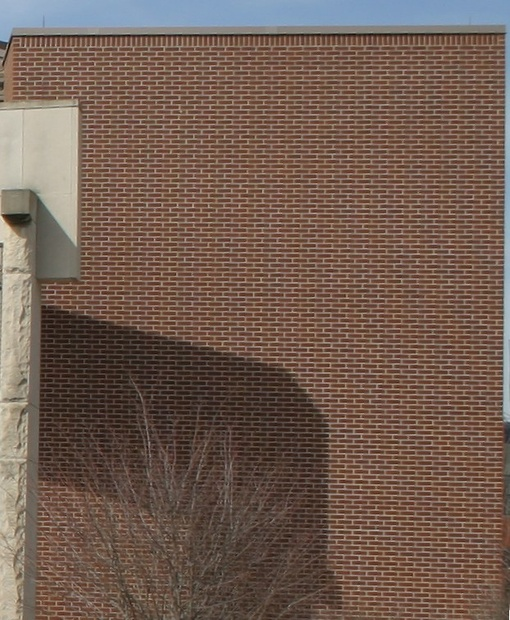
#> input picture Python/PiAD/Moire_pattern_of_bricks.jpg, 510 x 620 px, shrunk from 622 x 756 before the run
$ python LAB04.py
#> lines starting #> are read from the running program, lines starting #| are printed output that depends on the picture; after the words box and inside, x2 and y2 are one past the last pixel; in counts of white or black regions, pixels touching at a corner belong together
import numpy as np
import matplotlib.pyplot as plt

# Część 1. Dyskretyzacja

# zadanie 1-2


def genSin(f, fs):
    t = np.linspace(0, 1, fs)
    return t, np.sin(2 * np.pi * f * t)


# zadanie 3
f = 10
fs = np.array((20, 21, 30, 45, 50, 100, 150, 200, 250, 1000))
t, y_t = genSin(f, 20)

for i, fs2 in enumerate(fs):
    plt.subplot(5, 2, i + 1)
    t, y_t = genSin(f, fs2)
    plt.plot(t, y_t)
    plt.title(f"f = {f}Hz, Fs = {fs2}Hz", fontsize=4)
    plt.xlabel("Czas [s]", fontsize=4)
    plt.ylabel("Amplituda", fontsize=4)
    plt.grid(True)

plt.tight_layout()
plt.show()
#> figure, not shown here; panel 1: curve peaks at x = 0.526, y = 0.997; panel 2: curve peaks at x = 0.6, y = 5.64e-15; panel 3: curve peaks at x = 0.724, y = 0.999; panel 4: curve peaks at x = 0.0227, y = 0.99

# zadanie 4
# Twierdzenie to nazywa się Twierdzeniem o próbkowaniu i mówi,
# że częstotliwość próbkowania musi być co najmniej 2 razy większa
# niż częstotliwość sygnału


# zadanie 5
# zjawisko to nazywa się aliasingiem co sprawia
# pojawianie się fałszywych częstotliwości


methods = [
    None,
    "none",
    "nearest",
    "bilinear",
    "bicubic",
    "spline16",
    "spline36",
    "hanning",
    "hamming",
    "hermite",
    "kaiser",
    "quadric",
    "catrom",
    "gaussian",
    "bessel",
    "mitchell",
    "sinc",
    "lanczos",
]


# zadanie 6-7
np.random.seed(19680801)

grid = np.random.rand(4, 4)
grid = plt.imread("Moire_pattern_of_bricks.jpg")
#> grid is the input picture: shape (620, 510, 3); mean R, G, B 114.2, 93.1, 81.4

fig, axs = plt.subplots(
    nrows=3, ncols=6, figsize=(9, 6), subplot_kw={"xticks": [], "yticks": []}
)

for ax, interp_method in zip(axs.flat, methods):
    ax.imshow(grid, interpolation=interp_method, cmap="viridis")
    ax.set_title(str(interp_method))

plt.tight_layout()
plt.show()

# Część 2. Kwantyzacja
# zadanie 2
print("Wymiary obrazu:", grid.shape)
#| Wymiary obrazu: (620, 510, 3)

# zadanie 3
print("Liczba kanałów (np. RGB):",
      grid.shape[2])
#| Liczba kanałów (np. RGB): 3

# zadanie 4
if len(grid.shape) == 3 and grid.shape[2] == 3:
    gray1 = ((np.max(grid, axis=2) + np.min(grid, axis=2)) / 2).astype(np.uint8)
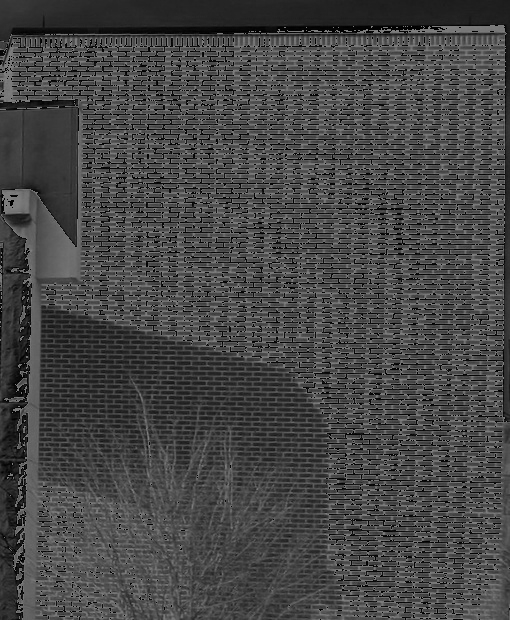
#> gray1: shape (620, 510); min 0, max 127, mean 70.5
    gray2 = np.mean(grid, axis=2).astype(np.uint8)
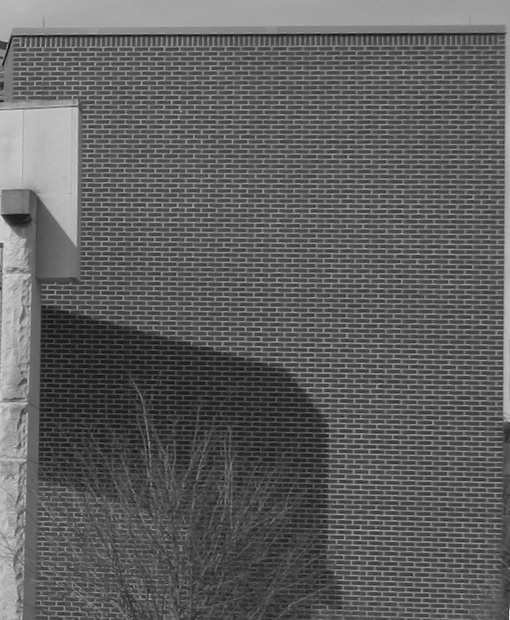
#> gray2: shape (620, 510); min 6, max 225, mean 95.9
    gray3 = (0.21 * grid[:, :, 0] + 0.72 * grid[:, :, 1] +
             0.07 * grid[:, :, 2]).astype(np.uint8)
else:
    gray1 = gray2 = gray3 = grid


# Zadanie 5
plt.figure(figsize=(12, 4))

for i, gray in enumerate([gray1, gray2, gray3]):
    plt.subplot(1, 3, i+1)
    plt.hist(gray.ravel(), bins=256, color='gray')
    plt.title(f"Histogram metody {i+1}")
    plt.xlabel("Wartość piksela")
    plt.ylabel("Liczba pikseli")
#> this loop made 3 passes


# zadanie 6
hist, bins = np.histogram(gray3, bins=16)
#> hist = [40, 4950, 13363, 21769, 76460, 49581, 32982, 29998, 31093, 19373, 14496, 8692, 6591, 6299, 491, 22]; bins = 17 values from 6 to 229
print("Przedziały histogramu:", bins)
#| Przedziały histogramu: [  6.      19.9375  33.875   47.8125  61.75    75.6875  89.625  103.5625
#|  117.5    131.4375 145.375  159.3125 173.25   187.1875 201.125  215.0625
#|  229.    ]

# zadanie 7
midpoints = ((bins[:-1] + bins[1:]) / 2).astype(np.uint8)
#> midpoints = [12, 26, 40, 54, 68, 82, 96, 110, 124, 138, 152, 166, 180, 194, 208, 222]
print("Środki przedziałów:", midpoints)
#| Środki przedziałów: [ 12  26  40  54  68  82  96 110 124 138 152 166 180 194 208 222]

gray_quantized = np.digitize(gray3, bins) - 1
gray_quantized = np.clip(gray_quantized, 0, len(midpoints) - 1)
quantized_img = midpoints[gray_quantized]

# zadanie 8
images = [gray1, gray2, gray3, quantized_img]
titles = ["Jasność", "Średnia", "Luminancja", "Zredukowana (16 kolorów)"]

plt.figure(figsize=(14, 8))
for i, img in enumerate(images):
    plt.subplot(2, 4, i+1)
    plt.imshow(img, cmap='gray')
    plt.title(titles[i])
    plt.axis('off')

    plt.subplot(2, 4, i+5)
    plt.hist(img.ravel(), bins=256, color='gray')
    plt.title(f"Histogram {titles[i]}")
#> this loop made 4 passes

plt.tight_layout()
plt.show()
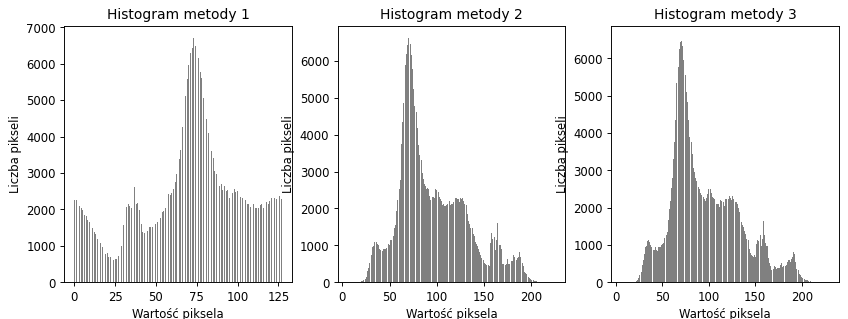
#> figure drawn by matplotlib, 3 panels; panel 1: tallest bar 6706 high, from x = 72.93 to 73.42; panel 2: tallest bar 6621 high, from x = 69.3 to 70.16; panel 3: tallest bar 6544 high, from x = 69.59 to 70.46
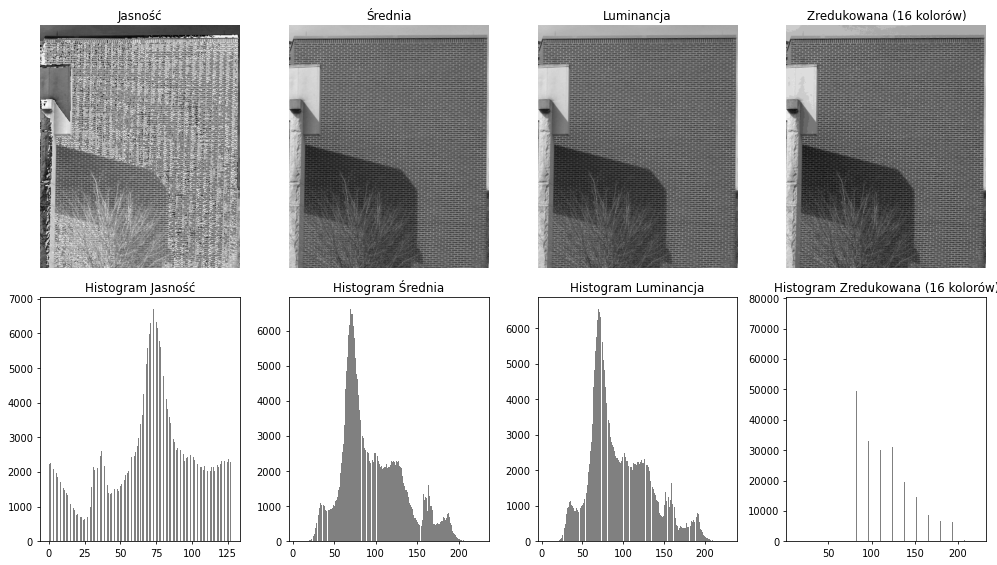
#> figure drawn by matplotlib, 8 panels; panel 2: tallest bar 6706 high, from x = 72.93 to 73.42; panel 4: tallest bar 6621 high, from x = 69.3 to 70.16; panel 6: tallest bar 6544 high, from x = 69.59 to 70.46; panel 8: tallest bar 76460 high, from x = 67.78 to 68.6

# Część 3. Binaryzacja
# zadanie 1
img = plt.imread("images/niejednorodny.png")
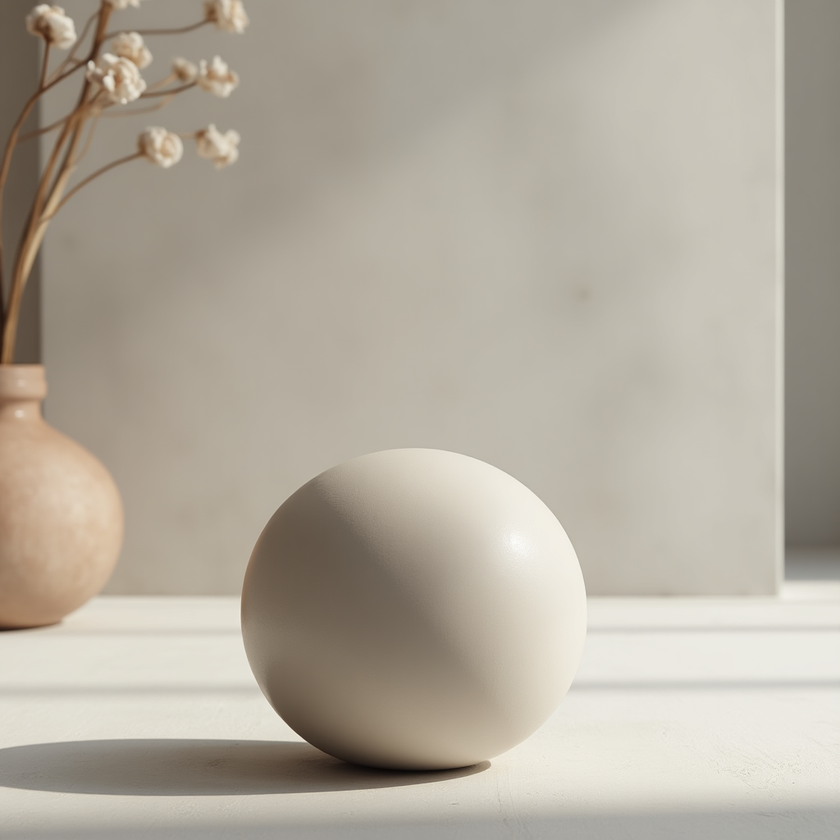
#> input picture Python/PiAD/images/niejednorodny.png, 840 x 840 px, shrunk from 1024 x 1024 before the run
#> img is the input picture: shape (840, 840, 4) float32; mean R, G, B, A 0.7, 0.67, 0.619, 1

# zadanie 2
if img.shape[-1] == 4:
    img = img[:, :, :3]
#> img: shape (840, 840, 3) float32

gray = 0.21 * img[:, :, 0] + 0.72 * img[:, :, 1] + 0.07 * img[:, :, 2]

plt.hist(gray.ravel(), bins=256, color="gray")
plt.title("Histogram luminancji")
plt.xlabel("Wartość piksela")
plt.ylabel("Liczba pikseli")
plt.show()
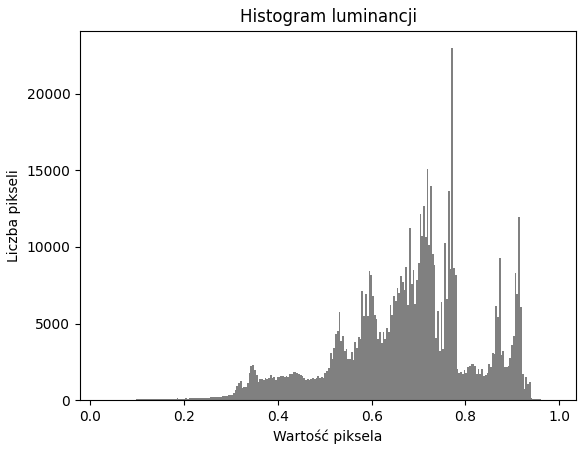
#> figure drawn by matplotlib, 1 panel; tallest bar 22961 high, from x = 0.77 to 0.774

# zadanie 3
threshold = np.mean(gray)
#> threshold = 0.674

# zadanie 4
binary_img = (gray > threshold).astype(np.uint8) * 255
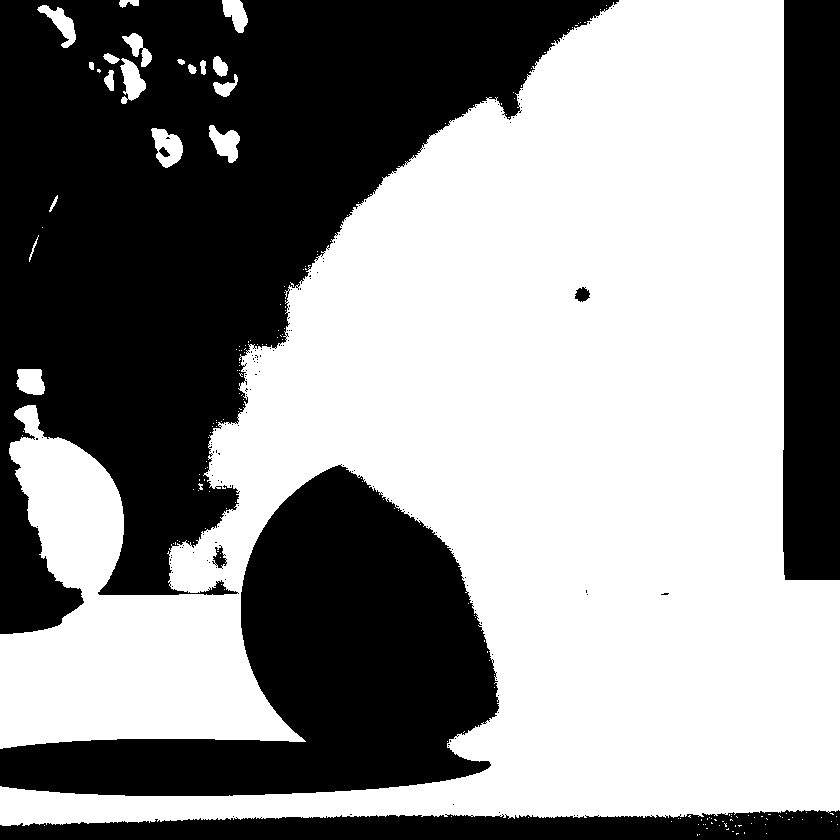
#> binary_img: shape (840, 840); 56.1% white; 154 black regions (147 under 20 px), largest, box (x1, y1, x2, y2) and area: (0, 0, 619, 634) 181373, (0, 464, 499, 796) 76118, (783, 0, 840, 580) 32577

plt.figure(figsize=(12, 5))

plt.subplot(1, 2, 1)
plt.imshow(img)
plt.title("Oryginalny obraz")
plt.axis("off")

plt.subplot(1, 2, 2)
plt.imshow(binary_img, cmap="gray")
plt.title("Binaryzacja")
plt.axis("off")
plt.show()
